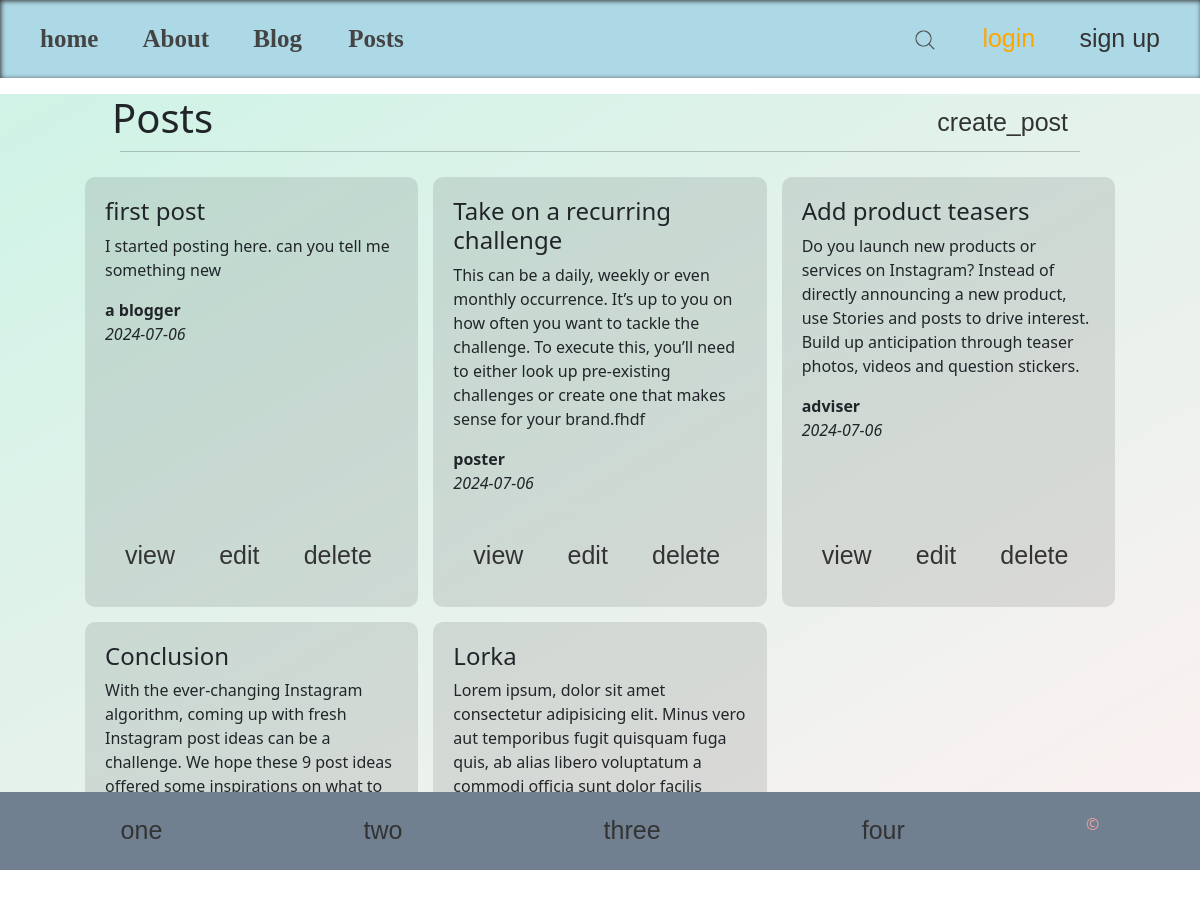
/posts/, run on the app's committed database.
### posts/models.py (models this page shows, shortened)
class Posts(models.Model):
    title = models.CharField(max_length=90)
    content = models.TextField()
    date_posted = models.DateField(auto_now_add=True)
    author = models.CharField(max_length=50)
    class Meta:
        verbose_name_plural = 'Posts'
        ordering = ('date_posted',)

### posts/views.py (the view)
# urls.py: path('', postsView, name='posts' ),
def postsView(request):
    all_posts = Posts.objects.all()
    return render(request, 'posts.html', context={'posts': all_posts})

### posts/templates/posts.html (shortened to what this page needs)
{%extends "base.html"%}
{%load static %}
{%block css%}
    <link rel="stylesheet" href="{%static "styles/posts.css"%}">
{%endblock%}
{%block content%}
    <div class="posts-cover">
        <div class="headerPost">
            <h1>Posts</h1>
            <a href="{% url 'create_post'%}">create_post</a>
        </div>
        <hr>
        <div class="cover-cards">
            {%for post in posts%}
                <div class="post-card">
                    <h4>{{post.title}}</h4>
                    <p>{{post.content}}</p>
                    <b>{{post.author}}</b> <br> <i>{%now 'Y-m-d'%}</i>
                    <div class="action-btns">
                        <a href="{%url 'view_post' post.id %}">view</a>
                        <a href="{%url 'update-post' post.id %}">edit</a>
                        <a class="del" href="{%url 'delete-post' post.id %}">delete</a>
                    </div>
                </div>
            {%endfor%}
        </div>
    </div>
{%endblock%}

### static/styles/navbar.css (style rules this page uses)
* { padding: 0; margin: 0; transition: 0.5s; }
a { text-decoration: none; border-radius: 5px; padding: 10px 20px; font-family: sans-serif; color: #333; font-size: 25px; }

### static/styles/posts.css (style rules this page uses)
.headerPost { display: flex; justify-content: space-between; padding: 0 7rem; }
hr { width: 80%; margin: auto; }
.cover-cards { display: grid; grid-template-columns: repeat(3, 1fr); background-color: transparent; gap: 15px; padding: 25px; width: 90%; margin: auto; height: 40rem; overflow-y: auto; }
.post-card { width: 100%; background-color: rgb(0,0,0,0.1); padding: 20px 20px 7rem 20px; border-radius: 10px; position: relative; }
.action-btns { position: absolute; bottom: 2rem; }

### data on the page
Posts: title "first post", content "I started posting here. can you tell me something new", author "a blogger", now "2024-07-06"
Posts: title "Take on a recurring challenge", content "This can be a daily, weekly or even monthly occurrence. It’s up to you on how often you want to tackle the challenge. To execute this, you’ll need to either look up pre-existing challenges or create one that makes sense for your brand.fhdf", author "poster", now "2024-07-06"
Posts: title "Add product teasers", content "Do you launch new products or services on Instagram? Instead of directly announcing a new product, use Stories and posts to drive interest. Build up anticipation through teaser photos, videos and question stickers.", author "adviser", now "2024-07-06"
Posts: title "Conclusion", content "With the ever-changing Instagram algorithm, coming up with fresh Instagram post ideas can be a challenge. We hope these 9 post ideas offered some inspirations on what to…"
Posts: title "Lorka", content "Lorem ipsum, dolor sit amet consectetur adipisicing elit. Minus vero aut temporibus fugit quisquam fuga quis, ab alias libero voluptatum a commodi officia sunt dolor facilis…"
